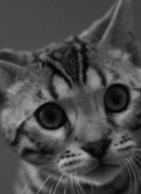
#> input picture images/bonkers-bw-zoom.png, 141 x 194 px
$ python edges.py bonkers-bw-zoom.png
#> lines starting #> are read from the running program, lines starting #| are printed output that depends on the picture
### images/filter.py
import sys
from PIL import Image


'''
    region3x3 gets the pixels around x, y
    and returns a list of all 8 surrounding pixels
    including the center pixel at x, y
    :param img
    :param x, y
'''


def region3x3(img, x ,y):
    center = get_pixel(img, x, y)
    N = int(get_pixel(img, x, y - 1))
    NE = int(get_pixel(img, x + 1, y -1))
    E = int(get_pixel(img, x + 1, y))
    SE = int(get_pixel(img, x + 1, y + 1))
    S = int(get_pixel(img, x, y + 1))
    SW = int(get_pixel(img, x - 1, y + 1))
    W = int(get_pixel(img, x - 1, y))
    NW = int(get_pixel(img, x - 1, y - 1))
    return [center, N, NE, E, SE, S, SW, W, NE, NW]


'''
    get_pixel returns the pixel at x and y
    :param img
    :param x, y
'''


def get_pixel(img, x, y):
    width, height = img.size
    if x < 0:
        x = 0
    elif x >= width:
        x = width - 1

    if y < 0:
        y = 0
    elif y >= height:
        y = height - 1

    return img.load()[x, y]


'''
    opens a picture file provided
    :param argv
'''


def open(argv):
    if len(argv) <= 1:
        print "mising image filename"
        sys.exit(1)
    img = Image.open(argv[1])
#> img is the input picture: PIL image 141x194 RGBA; mean R, G, B, A 74.5, 74.5, 74.5, 255
    img = img.convert("L")
#> img: PIL image 141x194 L
    return img


'''
    applies filter to image provided
    filter behavior is determined by
    the function f that is provided

    :param imh
    :param f
'''


def filter(img, f):
    width, height = img.size
#> width = 141; height = 194
    img_copy = img.copy()
    pixels = img_copy.load()

    for x in range(width - 1):
        for y in range(height - 1):
            r = region3x3(img, x, y)
            pixels[x, y] = f(r)
#> this loop made 140 passes

    return img_copy

### images/edges.py
from filter import *


def laplace(list):
    return (list[1] + list[3] + list[5] + list[7]) - (4 * list[0])

img = open(sys.argv)
img.show()
edges = filter(img, laplace)
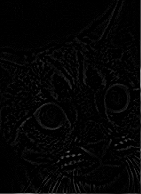
#> edges: PIL image 141x194 L; min 0, max 137, mean 4.6
edges.show()
